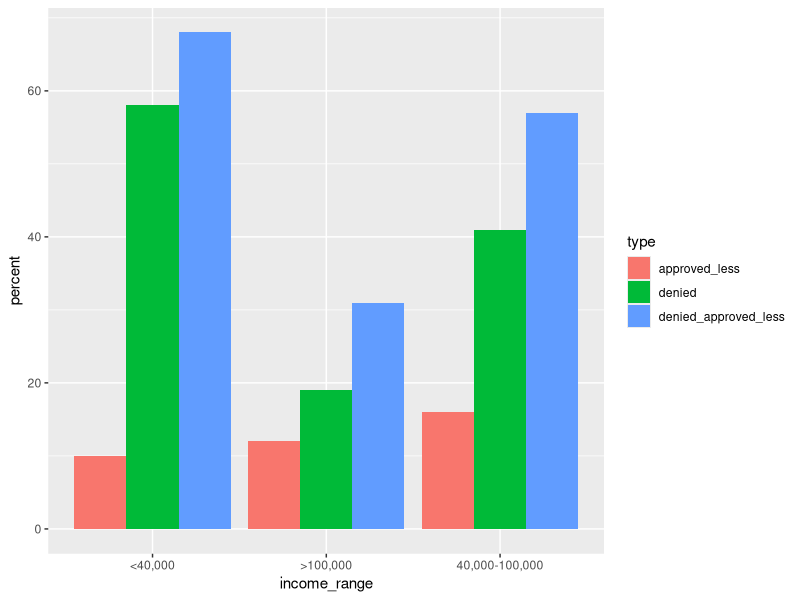

Write the R code that produced this figure.
#Graph Designer: Harriet Brookes Gray 
#Authors: Bowles, Foley and Halliday
#Title: Coordination, Conflict and Competition: A Text in Microeconomics

library(tidyverse)
library(ggplot2)
#pdf(file = "credit/credit_constraints.pdf", width = 8, height = 6)

#Set parameters for graphics
axislabelsize <- 1.8
labelsize <- 1.5
namesize <- 1.8
annotatesize <- 1.5
graphlinewidth <- 2
segmentlinewidth <- 1.5

COL <- c("#7fc97f", "#beaed4", "#fdc086", "#ffff99", "#386cb0", "#f0027f", "#bf5b17", "#666666")
COLA <- c("#e0f3db", "#99d8c9","#66c2a4","#41ae76", "#238b45", "#005824")
COLB <- c("#c6dbef", "#4eb3d3", "#2b8cbe", "#0868ac","#084081")
grays <- gray.colors(25, start = 1, end = 0)


#Data 
Income_range1 <- c("<40,000", "<40,000", "<40,000", "<40,000")
Race1 <- c("White", "Black", "Hispanic", "Overall")
Denied1 <- c(40,58,41,43)
Denied_Approved_less1 <- c(48,68,49,51)
Approved_less1 <- c(8, 10, 8, 8)
data1 <- cbind(Income_range1, Race1, Denied1, Denied_Approved_less1, Approved_less1)

Income_range2 <- c("40,000-100,000", "40,000-100,000", "40,000-100,000", "40,000-100,000")
Race2 <- c("White", "Black", "Hispanic", "Overall")
Denied2 <- c(17,41,30,22)
Denied_Approved_less2 <- c(22,57,39,29)
Approved_less2 <- c(5,16,9,7)
data2 <- cbind(Income_range2, Race2, Denied2, Denied_Approved_less2, Approved_less2)

Income_range3 <- c(">100,000", ">100,000", ">100,000", ">100,000")
Race3 <- c("White", "Black", "Hispanic", "Overall")
Denied3 <- c(7,19,17,9)
Denied_Approved_less3 <- c(10,31,22,13)
Approved_less3 <- c(3,12,5,4)
data3 <- cbind(Income_range3, Race3, Denied3, Denied_Approved_less3, Approved_less3)

Income_range4 <- c("All", "All", "All", "All")
Race4 <- c("White", "Black", "Hispanic", "Overall")
Denied4 <- c(19,44,32,24)
Denied_Approved_less4 <- c(24,57,40,31)
Approved_less4 <- c(5,13,8,7)
data4 <- cbind(Income_range4, Race4, Denied4, Denied_Approved_less4, Approved_less4)

credit_outcomes_mat <- rbind(data1,data2,data3,data4) 

credit_outcomes_df <- as.data.frame(credit_outcomes_mat)

credit_outcomes_df <- credit_outcomes_df %>%
  rename("income_range" = "Income_range1", 
         "race" = "Race1", 
         "denied" = "Denied1", 
         "denied_approved_less" = "Denied_Approved_less1", 
         "approved_less" = "Approved_less1") %>%
  gather(type, percent, c(denied, denied_approved_less, approved_less)) 

credit_outcomes_df$percent <- as.numeric(credit_outcomes_df$percent)

#plot 1 

data_credit1 <- credit_outcomes_df %>%
  filter(race != "Overall") %>%
  filter(income_range != "All")

plot1 <- ggplot(data_credit1, aes(x=income_range, y = percent)) + 
  geom_bar(stat="identity", position = "dodge", aes(fill = type))

plot1

#dev.off()
